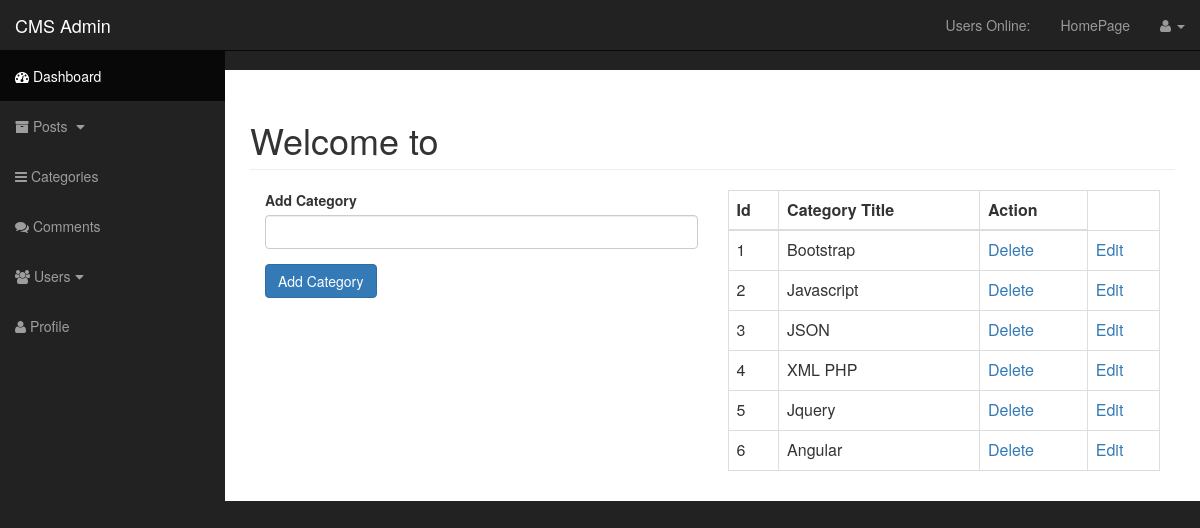
The app's page /admin/categories.php with its own data.
### tables this page shows
CREATE TABLE `categories` (
  `cat_id` int(3) NOT NULL,
  `cat_title` varchar(255) NOT NULL
);

### admin/categories.php (the view, shortened to what this page needs)
<?php include "includes/admin_header.php" ?>
<div id="wrapper">
    <?php include "includes/admin_navigation.php" ?>
    <div id="page-wrapper">
        <div class="container-fluid">
            <div class="row">
                <div class="col-lg-12">
                    <h1 class="page-header">
                        Welcome to <?php echo $_SESSION['user_role']; ?>
                    </h1>
                    <div class="col-xs-6">
                        <form action="" method="post">
                            <div class="form-group">
                                <label for="cat-title">Add Category</label>
                                <input type="text" class="form-control" name="cat_title">
                            </div>
                            <div class="form-group">
                                <input class="btn btn-primary" type="submit" name="submit" value="Add Category">
                            </div>
                        </form>
                    </div>
                    <div class="col-xs-6">
                        <table class="table table-bordered table-hover">
                            <thead>
                                <tr>
                                    <th>Id</th>
                                    <th>Category Title</th>
                                    <th col="2">Action</th>
                                </tr>
                            </thead>
                            <tbody>
                            <?php
                                $query = "SELECT * FROM categories";
                                $select_categories = mysqli_query($connection,$query);
                                while($row = mysqli_fetch_assoc($select_categories)) {
                                    $cat_id = $row['cat_id'];
                                    $cat_title = $row['cat_title'];
                                    echo "<tr>";
                                    echo "<td>{$cat_id}</td>";
                                    echo "<td>{$cat_title}</td>";
                                    echo "<td><a href='categories.php?delete={$cat_id}'>Delete</a></td>";
                                    echo "<td><a href='categories.php?edit={$cat_id}'>Edit</a></td>";
                                    echo "</tr>";
                                }
                            ?>
                            </tbody>
                        </table>
                    </div>
                </div>
            </div>
        </div>
    </div><?php deleteCategories(); ?>
</div>
<?php include "includes/admin_footer.php" ?>

### admin/css/sb-admin.css (style rules this page uses)
#wrapper { padding-left: 0; }
#page-wrapper { width: 100%; padding: 0; background-color: #fff; }
@media (min-width:768px) { #wrapper { padding-left: 225px; } }
@media (min-width:768px) { #page-wrapper { padding: 10px; } }

### records on screen
categories: cat_id "1", cat_title "Bootstrap"
categories: cat_id "2", cat_title "Javascript"
categories: cat_id "3", cat_title "JSON"
categories: cat_id "4", cat_title "XML PHP"
categories: cat_id "5", cat_title "Jquery"
categories: cat_id "6", cat_title "Angular"
